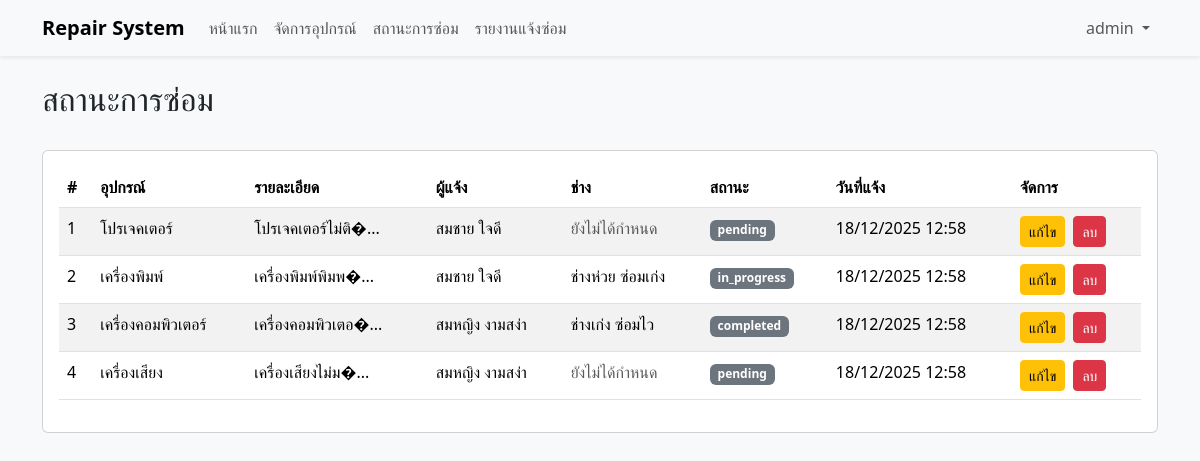
Page /frontend/admin/repair.php (signed in) on the earlier database version.
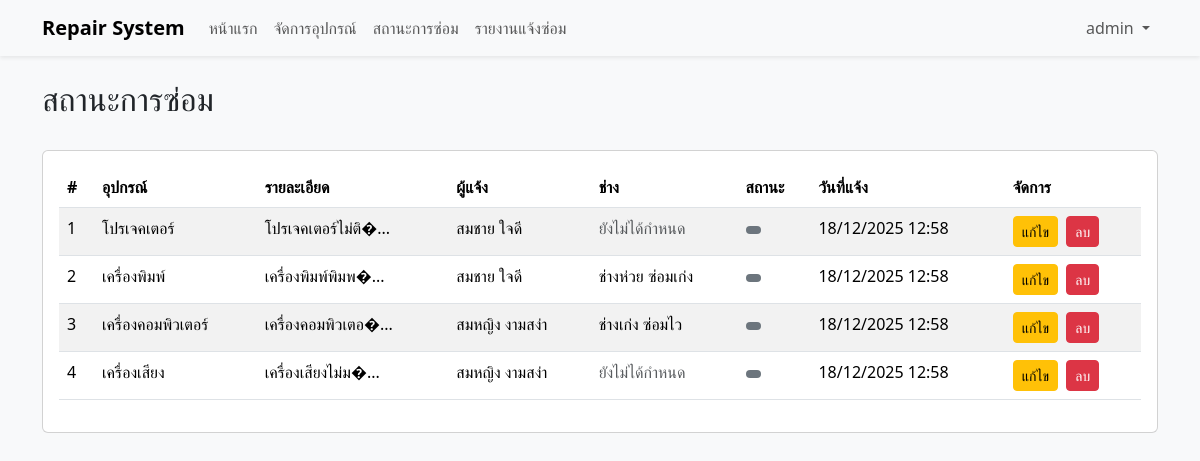
Same page on the later database version.
### tables this page shows
CREATE TABLE repair (
    id INT AUTO_INCREMENT PRIMARY KEY,
    student_id INT NOT NULL,
    equipment_id INT NOT NULL,
    details TEXT NOT NULL,
    image VARCHAR(255),
    status ENUM('รอซ่อม', 'กำลังซ้อม', 'เสร็จสิ้น') DEFAULT 'รอซ่อม',
    technical_id INT NULL,
    created_at TIMESTAMP DEFAULT CURRENT_TIMESTAMP,
    updated_at TIMESTAMP DEFAULT CURRENT_TIMESTAMP ON UPDATE CURRENT_TIMESTAMP,
    FOREIGN KEY (student_id) REFERENCES student(id) ON DELETE RESTRICT,
    FOREIGN KEY (equipment_id) REFERENCES equipment(id) ON DELETE RESTRICT,
    FOREIGN KEY (technical_id) REFERENCES technical(id) ON DELETE SET NULL
);

CREATE TABLE equipment (
    id INT AUTO_INCREMENT PRIMARY KEY,
    name VARCHAR(255) NOT NULL UNIQUE,
    created_at TIMESTAMP DEFAULT CURRENT_TIMESTAMP
);

CREATE TABLE student (
    id INT AUTO_INCREMENT PRIMARY KEY,
    title VARCHAR(10) NOT NULL,
    firstname VARCHAR(255) NOT NULL,
    lastname VARCHAR(255) NOT NULL,
    student_id VARCHAR(50) NOT NULL UNIQUE,
    auth_id INT NOT NULL,
    created_at TIMESTAMP DEFAULT CURRENT_TIMESTAMP,
    FOREIGN KEY (auth_id) REFERENCES auth(id) ON DELETE CASCADE
);

CREATE TABLE technical (
    id INT AUTO_INCREMENT PRIMARY KEY,
    title VARCHAR(10) NOT NULL,
    firstname VARCHAR(255) NOT NULL,
    lastname VARCHAR(255) NOT NULL,
    phone VARCHAR(20),
    auth_id INT NOT NULL,
    created_at TIMESTAMP DEFAULT CURRENT_TIMESTAMP,
    FOREIGN KEY (auth_id) REFERENCES auth(id) ON DELETE CASCADE
);

### frontend/admin/repair.php (the view, shortened to what this page needs)
<?php
require_once('../../configs/connect.php');
$stmt = $conn->prepare("
    SELECT r.*, e.name as equipment_name, s.firstname, s.lastname, t.firstname as tech_firstname, t.lastname as tech_lastname
    FROM repair r
    LEFT JOIN equipment e ON r.equipment_id = e.id
    LEFT JOIN student s ON r.student_id = s.id
    LEFT JOIN technical t ON r.technical_id = t.id
    ORDER BY r.created_at DESC
");
$stmt->execute();
$repairs = $stmt->fetchAll();
?>
<!DOCTYPE html>
<html lang="th">
<head>
    <link href="https://cdn.jsdelivr.net/npm/bootstrap@5.3.2/dist/css/bootstrap.min.css" rel="stylesheet">
</head>
<body class="bg-light">
    <?php include_once('../../frontend/layouts/navbar.php'); ?>
    <div class="container mt-4">
        <div class="d-flex justify-content-between align-items-center mb-4">
            <h2>สถานะการซ่อม</h2>
        </div>
        <div class="card">
            <div class="card-body">
                <div class="table-responsive">
                    <table class="table table-striped">
                        <thead>
                            <tr>
                                <th>#</th>
                                <th>อุปกรณ์</th>
                                <th>รายละเอียด</th>
                                <th>ผู้แจ้ง</th>
                                <th>ช่าง</th>
                                <th>สถานะ</th>
                                <th>วันที่แจ้ง</th>
                                <th>จัดการ</th>
                            </tr>
                        </thead>
                        <tbody>
                            <?php if (count($repairs) > 0): ?>
                                <?php foreach ($repairs as $index => $repair): ?>
                                    <tr>
                                        <td><?= $index + 1 ?></td>
                                        <td><?= htmlspecialchars($repair['equipment_name']) ?></td>
                                        <td><?= htmlspecialchars(substr($repair['details'], 0, 50)) ?>...</td>
                                        <td><?= htmlspecialchars($repair['firstname'] . ' ' . $repair['lastname']) ?></td>
                                        <td>
                                            <?php if ($repair['technical_id']): ?>
                                                <?= htmlspecialchars($repair['tech_firstname'] . ' ' . $repair['tech_lastname']) ?>
                                            <?php else: ?>
                                                <span class="text-muted">ยังไม่ได้กำหนด</span>
                                            <?php endif; ?>
                                        </td>
                                        <td>
                                            <span class="badge
                                                <?php
                                                    switch($repair['status']) {
                                                        default: echo 'bg-secondary';
                                                    }
                                                ?>
                                            ">
                                                <?= $repair['status'] ?>
                                            </span>
                                        </td>
                                        <td><?= date('d/m/Y H:i', strtotime($repair['created_at'])) ?></td>
                                        <td>
                                            <a href="form_repair.php?id=<?= $repair['id'] ?>"
                                               class="btn btn-sm btn-warning me-1">แก้ไข</a>
                                            <a href="../backend/repair_action.php?delete=<?= $repair['id'] ?>"
                                               class="btn btn-sm btn-danger"
                                               onclick="return confirm('คุณต้องการลบคำร้องนี้หรือไม่?')">ลบ</a>
                                        </td>
                                    </tr>
                                <?php endforeach; ?>
                            <?php else: ?>
                                <tr>
                                    <td colspan="8" class="text-center">ไม่มีข้อมูลคำร้องแจ้งซ่อม</td>
                                </tr>
                            <?php endif; ?>
                        </tbody>
                    </table>
                </div>
            </div>
        </div>
    </div>
</body>
</html>

Differences in the rows shown:
changed repair "โปรเจคเตอร์ไม่ติ�": status "pending" → (not shown)
changed repair "เครื่องพิมพ์พิมพ�": status "in_progress" → (not shown)
changed repair "เครื่องคอมพิวเตอ�": status "completed" → (not shown)
changed repair "เครื่องเสียงไม่ม�": status "pending" → (not shown)
